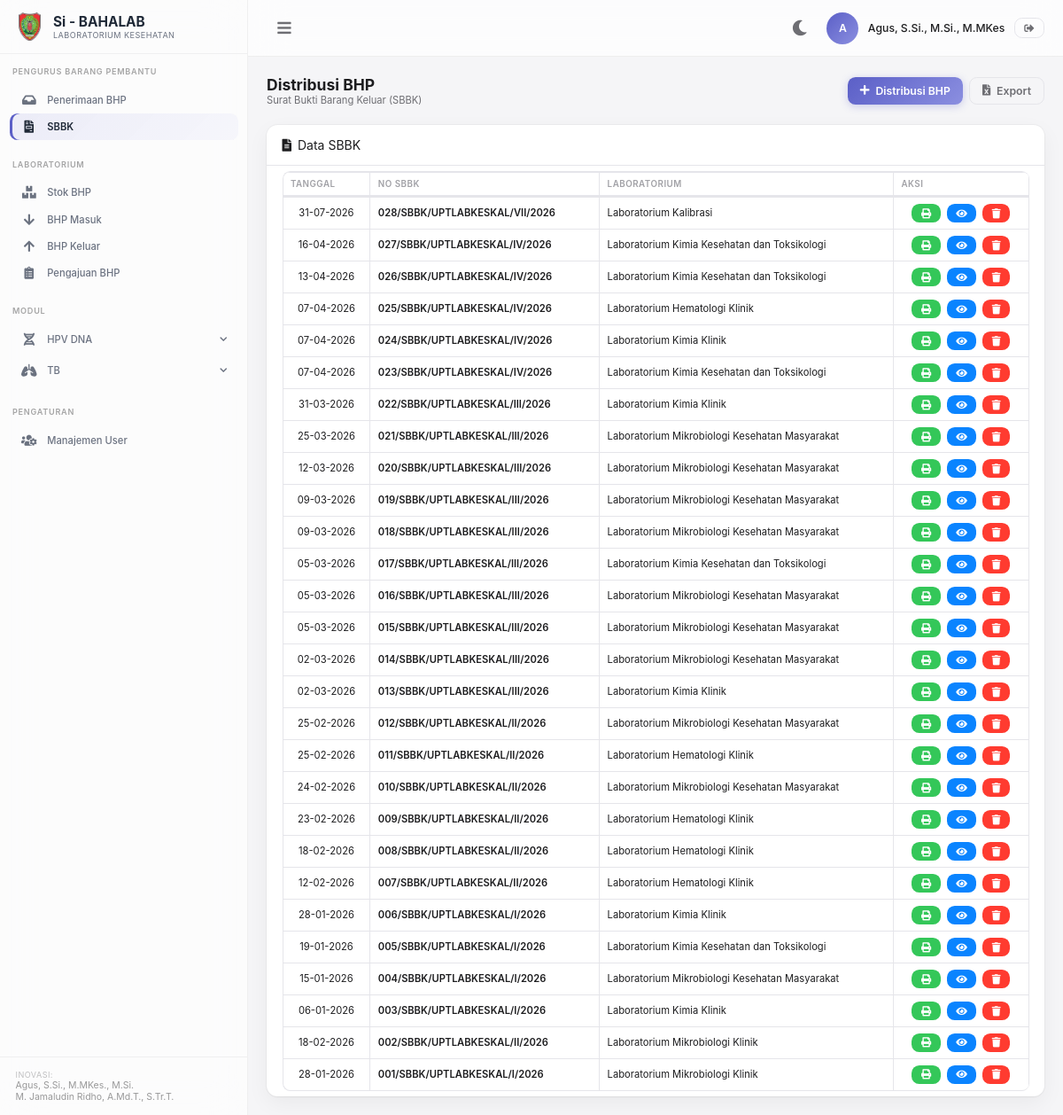
Page /sbbk.php (signed in) on the committed database.
### tables this page shows
CREATE TABLE `sib_sbbk` (
  `id` int NOT NULL AUTO_INCREMENT,
  `tanggal` date NOT NULL,
  `no_sbbk` varchar(100) NOT NULL,
  `laboratorium` varchar(100) NOT NULL,
  `serah` varchar(100) NOT NULL,
  `penerima` varchar(100) NOT NULL,
  PRIMARY KEY (`id`)
);

### sbbk.php (the view, shortened to what this page needs)
<?php
require 'config.php';
?>
<div class="page-header">
    <div>
        <h1>Distribusi BHP</h1>
        <p class="page-subtitle">Surat Bukti Barang Keluar (SBBK)</p>
    </div>
    <div class="d-flex gap-2">
        <button type="button" class="btn btn-primary" data-toggle="modal" data-target="#myModal">
            <i class="fas fa-plus"></i> Distribusi BHP
        </button>
        <a href="export-sbbk.php" class="btn btn-outline">
            <i class="fas fa-file-excel"></i> Export
        </a>
    </div>
</div>
<div class="data-table-wrapper">
    <div class="table-header">
        <span><i class="fas fa-file-alt mr-2"></i>Data SBBK</span>
    </div>
    <div class="table-body">
        <div class="table-responsive">
            <table class="table table-bordered" id="dataTable" width="100%" cellspacing="0">
                <thead>
                    <tr>
                        <th class="text-center">Tanggal</th>
                        <th>No SBBK</th>
                        <th>Laboratorium</th>
                        <th class="text-center">Aksi</th>
                    </tr>
                </thead>
                <tbody>
                    <?php
                    $ambilsemuadata = mysqli_query($conn, "SELECT * FROM sib_sbbk ORDER BY id DESC");
                    $list_sbbk = [];
                    while ($data = mysqli_fetch_array($ambilsemuadata)) {
                        $list_sbbk[] = $data;
                    }
                    foreach ($list_sbbk as $data):
                        $tanggal = date('d-m-Y', strtotime($data['tanggal']));
                        $nosbbk = htmlspecialchars($data['no_sbbk']);
                    ?>
                    <tr>
                        <td class="text-center"><?= $tanggal; ?></td>
                        <td class="fw-600"><?= $nosbbk; ?></td>
                        <td><?= htmlspecialchars($data['laboratorium']); ?></td>
                        <td class="text-center">
                            <div class="d-flex gap-2 justify-content-center">
                                <a href="print-sbbk.php?id=<?= $data['id']; ?>" target="_blank"
                                    class="btn btn-success btn-sm">
                                    <i class="fas fa-print"></i>
                                </a>
                                <button type="button" class="btn btn-info btn-sm"
                                    onclick="trendy.openModal('detail<?= $data['id']; ?>')">
                                    <i class="fas fa-eye"></i>
                                </button>
                                <button type="button" class="btn btn-danger btn-sm"
                                    onclick="trendy.openModal('delete<?= $data['id']; ?>')">
                                    <i class="fas fa-trash"></i>
                                </button>
                            </div>
                        </td>
                    </tr>
                    <?php endforeach; ?>
                </tbody>
            </table>
        </div>
    </div>
</div>
<?php
require 'layout.php';
?>

### css/trendy.css (style rules this page uses)
:root { --primary: #5B5FC7; --primary-dark: #4A4FB8; --primary-light: #8B8FE0; --primary-gradient: linear-gradient(135deg, #5B5FC7 0%, #8B8FE0 100%); --sidebar-bg: rgba(255,255,255,0.65); --sidebar-blur: 24px; --sidebar-border: rgba(0,0,0,0.05); --sidebar-hover: rgba(91, 95, 199, 0.08); --sidebar-active: linear-gradient(135deg, rgba(91, 95, 199, 0.1) 0%, rgba(139, 143, 224, 0.05) 100%); --sidebar-text: #6B7280; --sidebar-text-active: #1F2937; --sidebar-brand-border: rgba(0,0,0,0.05); --sidebar-section: rgba(0,0,0,0.35); --sidebar-footer-border: rgba(0,0,0,0.05); --sidebar-footer-text: rgba(0,0,0,0.4); --header-bg: rgba(255,255,255,0.72); --header-blur: 20px; --header-border: rgba(0,0,0,0.06); --body-bg: #f5f5f7; --card-bg: #fff; --card-shadow: 0 0 0 1px rgba(0,0,0,0.03), 0 1px 2px rgba(0,0,0,0.04), 0 8px 24px rgba(0,0,0,0.05); --card-hover-shadow: 0 0 0 1px rgba(0,0,0,0.04), 0 4px 12px rgba(0,0,0,0.06), 0 16px 40px rgba(0,0,0,0.1); --text-primary: #1D1D1F; --text-secondary: #6E6E73; --text-muted: #A1A1A6; --border-color: #E5E5EA; --input-bg: #fff; --table-stripe: #FAFAFA; --success: #34C759; --warning: #FF9500; --danger: #FF3B30; --info: #0A84FF; --sidebar-width: 280px; --header-height: 64px; --radius: 0.875rem; --radius-sm: 0.625rem; --radius-lg: 1.25rem; --font: -apple-system, BlinkMacSystemFont, 'SF Pro Display', 'Segoe UI', Roboto, 'Helvetica Neue', Arial, sans-serif; }
*, *::before, *::after { box-sizing: border-box; margin: 0; padding: 0; }
html { font-size: 14px; scroll-behavior: smooth; }
body { font-family: var(--font); background: var(--body-bg); color: var(--text-primary); min-height: 100vh; overflow-x: hidden; transition: background 0.3s ease, color 0.3s ease; }
a { text-decoration: none; color: var(--primary); transition: color 0.2s ease; }
.page-header { display: flex; align-items: center; justify-content: space-between; flex-wrap: wrap; gap: 1rem; margin-bottom: 1.5rem; }
.page-header h1 { font-size: 1.25rem; font-weight: 700; color: var(--text-primary); margin: 0; }
.page-header .page-subtitle { font-size: 0.8rem; color: var(--text-secondary); margin: 0; }
.btn { display: inline-flex; align-items: center; justify-content: center; gap: 0.5rem; padding: 0.5rem 1rem; font-size: 0.875rem; font-weight: 600; border-radius: var(--radius-sm); border: none; cursor: pointer; transition: all 0.2s ease; font-family: var(--font); text-decoration: none; white-space: nowrap; }
.btn-primary { background: var(--primary-gradient); color: #fff; box-shadow: 0 2px 10px rgba(91,95,199,0.28); }
.btn-success { background: var(--success); color: #fff; }
.btn-danger { background: var(--danger); color: #fff; }
.btn-info { background: var(--info); color: #fff; }
.btn-outline { background: transparent; border: 1.5px solid var(--border-color); color: var(--text-secondary); }
.btn-sm { padding: 0.35rem 0.75rem; font-size: 0.8rem; }
.table-responsive { overflow-x: auto; -webkit-overflow-scrolling: touch; }
.data-table-wrapper .table-responsive { padding: 0 1.25rem; }
.table { width: 100%; border-collapse: collapse; font-size: 0.8rem; }
.table thead th { padding: 0.5rem 0.6rem; font-size: 0.7rem; font-weight: 600; text-transform: uppercase; letter-spacing: 0.05em; color: var(--text-muted); border-bottom: 2px solid var(--border-color); text-align: left; white-space: nowrap; }
.table tbody td { padding: 0.5rem 0.6rem; border-bottom: 1px solid var(--border-color); vertical-align: middle; }
.table tbody tr:last-child td { border-bottom: none; }
.table-bordered { border: 1px solid var(--border-color); border-radius: var(--radius-sm); overflow: hidden; }
.table-bordered th, .table-bordered td { border: 1px solid var(--border-color); }
.data-table-wrapper { background: var(--card-bg); border-radius: var(--radius); box-shadow: var(--card-shadow); overflow: hidden; transition: background 0.3s ease; }
.data-table-wrapper .table-header { padding: 1rem 1.25rem; border-bottom: 1px solid var(--border-color); display: flex; align-items: center; justify-content: space-between; flex-wrap: wrap; gap: 0.75rem; }
.data-table-wrapper .table-body { padding: 0; }
.d-flex { display: flex; }
.justify-content-center { justify-content: center; }
.gap-2 { gap: 0.5rem; }
.text-center { text-align: center; }
.fw-600 { font-weight: 600; }
.mr-2 { margin-right: 0.5rem; }
body, .btn, .form-control, .table, .badge, .modal-header, .modal-body, .dataTables_wrapper, .dataTables_wrapper * { font-family: var(--font) !important; }

### rows in the picture
sib_sbbk: tanggal "31-07-2026", no_sbbk "028/SBBK/UPTLABKESKAL/VII/2026", laboratorium "Laboratorium Kalibrasi"
sib_sbbk: tanggal "16-04-2026", no_sbbk "027/SBBK/UPTLABKESKAL/IV/2026", laboratorium "Laboratorium Kimia Kesehatan dan Toksikologi"
sib_sbbk: tanggal "13-04-2026", no_sbbk "026/SBBK/UPTLABKESKAL/IV/2026", laboratorium "Laboratorium Kimia Kesehatan dan Toksikologi"
sib_sbbk: tanggal "07-04-2026", no_sbbk "025/SBBK/UPTLABKESKAL/IV/2026", laboratorium "Laboratorium Hematologi Klinik"
sib_sbbk: tanggal "07-04-2026", no_sbbk "024/SBBK/UPTLABKESKAL/IV/2026", laboratorium "Laboratorium Kimia Klinik"
sib_sbbk: tanggal "07-04-2026", no_sbbk "023/SBBK/UPTLABKESKAL/IV/2026", laboratorium "Laboratorium Kimia Kesehatan dan Toksikologi"
sib_sbbk: tanggal "31-03-2026", no_sbbk "022/SBBK/UPTLABKESKAL/III/2026", laboratorium "Laboratorium Kimia Klinik"
sib_sbbk: tanggal "25-03-2026", no_sbbk "021/SBBK/UPTLABKESKAL/III/2026", laboratorium "Laboratorium Mikrobiologi Kesehatan Masyarakat"
sib_sbbk: tanggal "12-03-2026", no_sbbk "020/SBBK/UPTLABKESKAL/III/2026", laboratorium "Laboratorium Mikrobiologi Kesehatan Masyarakat"
sib_sbbk: tanggal "09-03-2026", no_sbbk "019/SBBK/UPTLABKESKAL/III/2026", laboratorium "Laboratorium Mikrobiologi Kesehatan Masyarakat"
sib_sbbk: tanggal "09-03-2026", no_sbbk "018/SBBK/UPTLABKESKAL/III/2026", laboratorium "Laboratorium Mikrobiologi Kesehatan Masyarakat"
sib_sbbk: tanggal "05-03-2026", no_sbbk "017/SBBK/UPTLABKESKAL/III/2026", laboratorium "Laboratorium Kimia Kesehatan dan Toksikologi"
sib_sbbk: tanggal "05-03-2026", no_sbbk "016/SBBK/UPTLABKESKAL/III/2026", laboratorium "Laboratorium Mikrobiologi Kesehatan Masyarakat"
sib_sbbk: tanggal "05-03-2026", no_sbbk "015/SBBK/UPTLABKESKAL/III/2026", laboratorium "Laboratorium Mikrobiologi Kesehatan Masyarakat"
sib_sbbk: tanggal "02-03-2026", no_sbbk "014/SBBK/UPTLABKESKAL/III/2026", laboratorium "Laboratorium Mikrobiologi Kesehatan Masyarakat"
sib_sbbk: tanggal "02-03-2026", no_sbbk "013/SBBK/UPTLABKESKAL/III/2026", laboratorium "Laboratorium Kimia Klinik"
sib_sbbk: tanggal "25-02-2026", no_sbbk "012/SBBK/UPTLABKESKAL/II/2026", laboratorium "Laboratorium Mikrobiologi Kesehatan Masyarakat"
sib_sbbk: tanggal "25-02-2026", no_sbbk "011/SBBK/UPTLABKESKAL/II/2026", laboratorium "Laboratorium Hematologi Klinik"
sib_sbbk: tanggal "24-02-2026", no_sbbk "010/SBBK/UPTLABKESKAL/II/2026", laboratorium "Laboratorium Mikrobiologi Kesehatan Masyarakat"
sib_sbbk: tanggal "23-02-2026", no_sbbk "009/SBBK/UPTLABKESKAL/II/2026", laboratorium "Laboratorium Hematologi Klinik"
sib_sbbk: tanggal "18-02-2026", no_sbbk "008/SBBK/UPTLABKESKAL/II/2026", laboratorium "Laboratorium Hematologi Klinik"
sib_sbbk: tanggal "12-02-2026", no_sbbk "007/SBBK/UPTLABKESKAL/II/2026", laboratorium "Laboratorium Hematologi Klinik"
sib_sbbk: tanggal "28-01-2026", no_sbbk "006/SBBK/UPTLABKESKAL/I/2026", laboratorium "Laboratorium Kimia Klinik"
sib_sbbk: tanggal "19-01-2026", no_sbbk "005/SBBK/UPTLABKESKAL/I/2026", laboratorium "Laboratorium Kimia Kesehatan dan Toksikologi"
sib_sbbk: tanggal "15-01-2026", no_sbbk "004/SBBK/UPTLABKESKAL/I/2026", laboratorium "Laboratorium Mikrobiologi Kesehatan Masyarakat"
sib_sbbk: tanggal "06-01-2026", no_sbbk "003/SBBK/UPTLABKESKAL/I/2026", laboratorium "Laboratorium Kimia Klinik"
sib_sbbk: tanggal "18-02-2026", no_sbbk "002/SBBK/UPTLABKESKAL/II/2026", laboratorium "Laboratorium Mikrobiologi Klinik"
sib_sbbk: tanggal "28-01-2026", no_sbbk "001/SBBK/UPTLABKESKAL/I/2026", laboratorium "Laboratorium Mikrobiologi Klinik"

### other values in the picture
substr($_SESSION['nama'] ?? 'U', 0, 1) "A"
$_SESSION['nama'] "Agus, S.Si., M.Si., M.MKes"
